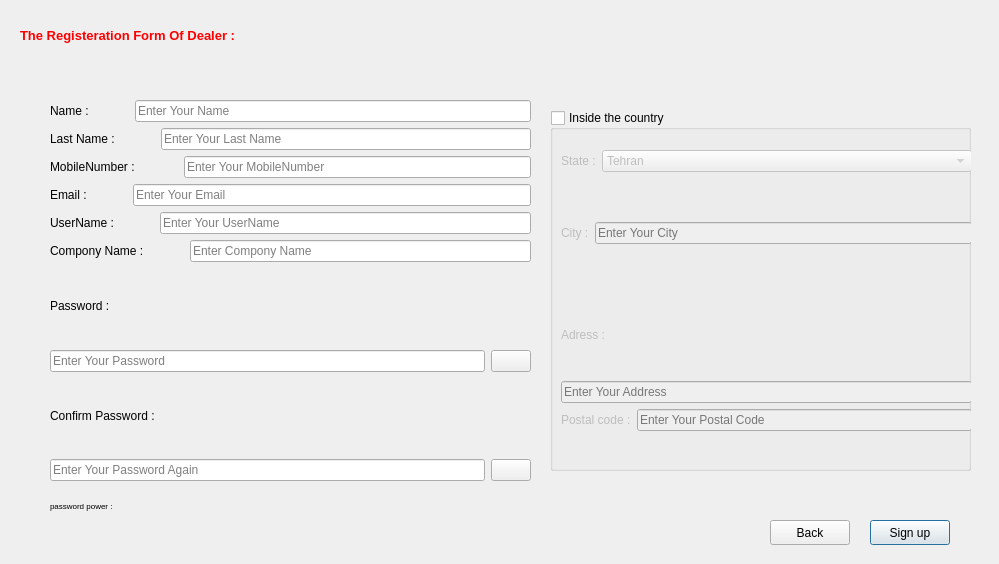
<?xml version="1.0" encoding="UTF-8"?>
<ui version="4.0">
 <class>signup_dealer</class>
 <widget class="QDialog" name="signup_dealer">
  <property name="geometry">
   <rect>
    <x>0</x>
    <y>0</y>
    <width>999</width>
    <height>564</height>
   </rect>
  </property>
  <property name="sizePolicy">
   <sizepolicy hsizetype="Fixed" vsizetype="Fixed">
    <horstretch>0</horstretch>
    <verstretch>0</verstretch>
   </sizepolicy>
  </property>
  <property name="windowTitle">
   <string>Dealer Form</string>
  </property>
  <property name="styleSheet">
   <string notr="true"/>
  </property>
  <widget class="QLabel" name="label">
   <property name="geometry">
    <rect>
     <x>20</x>
     <y>20</y>
     <width>321</width>
     <height>31</height>
    </rect>
   </property>
   <property name="font">
    <font>
     <pointsize>10</pointsize>
     <weight>75</weight>
     <bold>true</bold>
    </font>
   </property>
   <property name="styleSheet">
    <string notr="true">color: rgb(255, 0, 0);</string>
   </property>
   <property name="text">
    <string>The Registeration Form Of Dealer :</string>
   </property>
  </widget>
  <widget class="QPushButton" name="qpb_signup">
   <property name="geometry">
    <rect>
     <x>870</x>
     <y>520</y>
     <width>80</width>
     <height>25</height>
    </rect>
   </property>
   <property name="cursor">
    <cursorShape>PointingHandCursor</cursorShape>
   </property>
   <property name="text">
    <string>Sign up</string>
   </property>
  </widget>
  <widget class="QPushButton" name="qpb_back">
   <property name="geometry">
    <rect>
     <x>770</x>
     <y>520</y>
     <width>80</width>
     <height>25</height>
    </rect>
   </property>
   <property name="cursor">
    <cursorShape>PointingHandCursor</cursorShape>
   </property>
   <property name="text">
    <string>Back</string>
   </property>
  </widget>
  <widget class="QLabel" name="label_3">
   <property name="geometry">
    <rect>
     <x>530</x>
     <y>330</y>
     <width>55</width>
     <height>16</height>
    </rect>
   </property>
   <property name="text">
    <string/>
   </property>
  </widget>
  <widget class="QGroupBox" name="grb_inside">
   <property name="enabled">
    <bool>true</bool>
   </property>
   <property name="geometry">
    <rect>
     <x>550</x>
     <y>110</y>
     <width>421</width>
     <height>361</height>
    </rect>
   </property>
   <property name="title">
    <string>Inside the country</string>
   </property>
   <property name="flat">
    <bool>false</bool>
   </property>
   <property name="checkable">
    <bool>true</bool>
   </property>
   <property name="checked">
    <bool>false</bool>
   </property>
   <widget class="QWidget" name="layoutWidget">
    <property name="geometry">
     <rect>
      <x>11</x>
      <y>40</y>
      <width>411</width>
      <height>281</height>
     </rect>
    </property>
    <layout class="QGridLayout" name="gridLayout_3">
     <item row="0" column="0">
      <layout class="QGridLayout" name="gridLayout_2">
       <item row="1" column="0">
        <layout class="QFormLayout" name="formLayout_2">
         <item row="0" column="0">
          <widget class="QLabel" name="qlb_city">
           <property name="text">
            <string>City :</string>
           </property>
          </widget>
         </item>
         <item row="0" column="1">
          <widget class="QLineEdit" name="qle_city">
           <property name="placeholderText">
            <string>Enter Your City</string>
           </property>
          </widget>
         </item>
        </layout>
       </item>
       <item row="0" column="0">
        <layout class="QFormLayout" name="formLayout">
         <item row="0" column="0">
          <widget class="QLabel" name="qlb_state">
           <property name="text">
            <string>State :</string>
           </property>
          </widget>
         </item>
         <item row="0" column="1">
          <widget class="QComboBox" name="cmb_state">
           <item>
            <property name="text">
             <string>Tehran</string>
            </property>
           </item>
           <item>
            <property name="text">
             <string>Ardabil</string>
            </property>
           </item>
           <item>
            <property name="text">
             <string>Azerbaijan, East</string>
            </property>
           </item>
           <item>
            <property name="text">
             <string>Azerbaijan, West</string>
            </property>
           </item>
           <item>
            <property name="text">
             <string>Bushehr</string>
            </property>
           </item>
           <item>
            <property name="text">
             <string>Chahar Mahaal and Bakhtiari</string>
            </property>
           </item>
           <item>
            <property name="text">
             <string>Fars</string>
            </property>
           </item>
           <item>
            <property name="text">
             <string>Gilan</string>
            </property>
           </item>
           <item>
            <property name="text">
             <string>Golestan</string>
            </property>
           </item>
           <item>
            <property name="text">
             <string>Hamadan</string>
            </property>
           </item>
           <item>
            <property name="text">
             <string>Hormozgan</string>
            </property>
           </item>
           <item>
            <property name="text">
             <string>Ilam</string>
            </property>
           </item>
           <item>
            <property name="text">
             <string>Isfahan</string>
            </property>
           </item>
           <item>
            <property name="text">
             <string>Kerman</string>
            </property>
           </item>
           <item>
            <property name="text">
             <string>Kermanshah</string>
            </property>
           </item>
           <item>
            <property name="text">
             <string>Khorasan, North</string>
            </property>
           </item>
           <item>
            <property name="text">
             <string>Khorasan, Razavi</string>
            </property>
           </item>
           <item>
            <property name="text">
             <string>Khorasan, South</string>
            </property>
           </item>
           <item>
            <property name="text">
             <string>Khuzestan</string>
            </property>
           </item>
           <item>
            <property name="text">
             <string>Kohgiluyeh and Boyer-Ahmad</string>
            </property>
           </item>
           <item>
            <property name="text">
             <string>Kurdistan</string>
            </property>
           </item>
           <item>
            <property name="text">
             <string>Lorestan</string>
            </property>
           </item>
           <item>
            <property name="text">
             <string>Markazi</string>
            </property>
           </item>
           <item>
            <property name="text">
             <string>Mazandaran</string>
            </property>
           </item>
           <item>
            <property name="text">
             <string>Qazvin</string>
            </property>
           </item>
           <item>
            <property name="text">
             <string>Qom</string>
            </property>
           </item>
           <item>
            <property name="text">
             <string>Semnan</string>
            </property>
           </item>
           <item>
            <property name="text">
             <string>Sistan and Baluchestan</string>
            </property>
           </item>
           <item>
            <property name="text">
             <string>Alborz</string>
            </property>
           </item>
           <item>
            <property name="text">
             <string>Yazd</string>
            </property>
           </item>
           <item>
            <property name="text">
             <string>Zanjan</string>
            </property>
           </item>
          </widget>
         </item>
        </layout>
       </item>
      </layout>
     </item>
     <item row="1" column="0">
      <layout class="QVBoxLayout" name="verticalLayout">
       <item>
        <layout class="QGridLayout" name="gridLayout">
         <item row="0" column="0">
          <widget class="QLabel" name="qlb_adress">
           <property name="text">
            <string>Adress :</string>
           </property>
          </widget>
         </item>
         <item row="1" column="0">
          <widget class="QLineEdit" name="led_address">
           <property name="placeholderText">
            <string>Enter Your Address</string>
           </property>
          </widget>
         </item>
        </layout>
       </item>
       <item>
        <layout class="QHBoxLayout" name="horizontalLayout_10">
         <item>
          <widget class="QLabel" name="qlb_postalcode">
           <property name="text">
            <string>Postal code :</string>
           </property>
          </widget>
         </item>
         <item>
          <widget class="QLineEdit" name="led_postcode">
           <property name="placeholderText">
            <string>Enter Your Postal Code</string>
           </property>
          </widget>
         </item>
        </layout>
       </item>
      </layout>
     </item>
    </layout>
   </widget>
  </widget>
  <widget class="QLabel" name="qlb_password_power">
   <property name="geometry">
    <rect>
     <x>150</x>
     <y>500</y>
     <width>261</width>
     <height>32</height>
    </rect>
   </property>
   <property name="font">
    <font>
     <pointsize>9</pointsize>
     <weight>75</weight>
     <bold>true</bold>
    </font>
   </property>
   <property name="text">
    <string/>
   </property>
  </widget>
  <widget class="QLabel" name="label_2">
   <property name="geometry">
    <rect>
     <x>50</x>
     <y>490</y>
     <width>81</width>
     <height>32</height>
    </rect>
   </property>
   <property name="font">
    <font>
     <pointsize>6</pointsize>
    </font>
   </property>
   <property name="text">
    <string>password power :</string>
   </property>
  </widget>
  <widget class="QWidget" name="layoutWidget">
   <property name="geometry">
    <rect>
     <x>50</x>
     <y>100</y>
     <width>481</width>
     <height>381</height>
    </rect>
   </property>
   <layout class="QVBoxLayout" name="verticalLayout_2">
    <item>
     <layout class="QHBoxLayout" name="horizontalLayout">
      <item>
       <widget class="QLabel" name="qlb_name">
        <property name="font">
         <font>
          <pointsize>9</pointsize>
         </font>
        </property>
        <property name="text">
         <string>Name :</string>
        </property>
       </widget>
      </item>
      <item>
       <spacer name="horizontalSpacer">
        <property name="orientation">
         <enum>Qt::Horizontal</enum>
        </property>
        <property name="sizeType">
         <enum>QSizePolicy::Minimum</enum>
        </property>
        <property name="sizeHint" stdset="0">
         <size>
          <width>40</width>
          <height>20</height>
         </size>
        </property>
       </spacer>
      </item>
      <item>
       <widget class="QLineEdit" name="qle_name">
        <property name="placeholderText">
         <string>Enter Your Name</string>
        </property>
       </widget>
      </item>
     </layout>
    </item>
    <item>
     <layout class="QHBoxLayout" name="horizontalLayout_2">
      <item>
       <widget class="QLabel" name="qlb_lastname">
        <property name="font">
         <font>
          <pointsize>9</pointsize>
         </font>
        </property>
        <property name="text">
         <string>Last Name :</string>
        </property>
       </widget>
      </item>
      <item>
       <spacer name="horizontalSpacer_2">
        <property name="orientation">
         <enum>Qt::Horizontal</enum>
        </property>
        <property name="sizeType">
         <enum>QSizePolicy::Minimum</enum>
        </property>
        <property name="sizeHint" stdset="0">
         <size>
          <width>40</width>
          <height>20</height>
         </size>
        </property>
       </spacer>
      </item>
      <item>
       <widget class="QLineEdit" name="qle_lastname">
        <property name="placeholderText">
         <string>Enter Your Last Name</string>
        </property>
       </widget>
      </item>
     </layout>
    </item>
    <item>
     <layout class="QHBoxLayout" name="horizontalLayout_3">
      <item>
       <widget class="QLabel" name="lbl_mobilenumber">
        <property name="font">
         <font>
          <pointsize>9</pointsize>
         </font>
        </property>
        <property name="text">
         <string>MobileNumber : </string>
        </property>
       </widget>
      </item>
      <item>
       <spacer name="horizontalSpacer_3">
        <property name="orientation">
         <enum>Qt::Horizontal</enum>
        </property>
        <property name="sizeType">
         <enum>QSizePolicy::Minimum</enum>
        </property>
        <property name="sizeHint" stdset="0">
         <size>
          <width>40</width>
          <height>20</height>
         </size>
        </property>
       </spacer>
      </item>
      <item>
       <widget class="QLineEdit" name="led_mobilenumber">
        <property name="placeholderText">
         <string>Enter Your MobileNumber</string>
        </property>
       </widget>
      </item>
     </layout>
    </item>
    <item>
     <layout class="QHBoxLayout" name="horizontalLayout_4">
      <item>
       <widget class="QLabel" name="qlb_email">
        <property name="font">
         <font>
          <pointsize>9</pointsize>
         </font>
        </property>
        <property name="text">
         <string>Email :</string>
        </property>
       </widget>
      </item>
      <item>
       <spacer name="horizontalSpacer_4">
        <property name="orientation">
         <enum>Qt::Horizontal</enum>
        </property>
        <property name="sizeType">
         <enum>QSizePolicy::Minimum</enum>
        </property>
        <property name="sizeHint" stdset="0">
         <size>
          <width>40</width>
          <height>20</height>
         </size>
        </property>
       </spacer>
      </item>
      <item>
       <widget class="QLineEdit" name="qle_email">
        <property name="placeholderText">
         <string>Enter Your Email</string>
        </property>
       </widget>
      </item>
     </layout>
    </item>
    <item>
     <layout class="QHBoxLayout" name="horizontalLayout_5">
      <item>
       <widget class="QLabel" name="qlb_username">
        <property name="font">
         <font>
          <pointsize>9</pointsize>
         </font>
        </property>
        <property name="text">
         <string>UserName :</string>
        </property>
       </widget>
      </item>
      <item>
       <spacer name="horizontalSpacer_5">
        <property name="orientation">
         <enum>Qt::Horizontal</enum>
        </property>
        <property name="sizeType">
         <enum>QSizePolicy::Minimum</enum>
        </property>
        <property name="sizeHint" stdset="0">
         <size>
          <width>40</width>
          <height>20</height>
         </size>
        </property>
       </spacer>
      </item>
      <item>
       <widget class="QLineEdit" name="qle_username">
        <property name="placeholderText">
         <string>Enter Your UserName</string>
        </property>
       </widget>
      </item>
     </layout>
    </item>
    <item>
     <layout class="QHBoxLayout" name="horizontalLayout_8">
      <item>
       <widget class="QLabel" name="qlb_name_2">
        <property name="font">
         <font>
          <pointsize>9</pointsize>
         </font>
        </property>
        <property name="text">
         <string>Compony Name :</string>
        </property>
       </widget>
      </item>
      <item>
       <spacer name="horizontalSpacer_6">
        <property name="orientation">
         <enum>Qt::Horizontal</enum>
        </property>
        <property name="sizeType">
         <enum>QSizePolicy::Minimum</enum>
        </property>
        <property name="sizeHint" stdset="0">
         <size>
          <width>40</width>
          <height>20</height>
         </size>
        </property>
       </spacer>
      </item>
      <item>
       <widget class="QLineEdit" name="qle_compony_name">
        <property name="placeholderText">
         <string>Enter Compony Name</string>
        </property>
       </widget>
      </item>
     </layout>
    </item>
    <item>
     <widget class="QLabel" name="qlb_password">
      <property name="font">
       <font>
        <pointsize>9</pointsize>
       </font>
      </property>
      <property name="text">
       <string>Password :</string>
      </property>
     </widget>
    </item>
    <item>
     <layout class="QHBoxLayout" name="horizontalLayout_6">
      <item>
       <widget class="QLineEdit" name="qle_password">
        <property name="echoMode">
         <enum>QLineEdit::Password</enum>
        </property>
        <property name="placeholderText">
         <string>Enter Your Password</string>
        </property>
       </widget>
      </item>
      <item>
       <widget class="QPushButton" name="qpb_show_password1">
        <property name="text">
         <string/>
        </property>
        <property name="icon">
         <iconset resource="files.qrc">
          <normaloff>:/icon/images/icons8-eye-90.png</normaloff>:/icon/images/icons8-eye-90.png</iconset>
        </property>
        <property name="checkable">
         <bool>true</bool>
        </property>
       </widget>
      </item>
     </layout>
    </item>
    <item>
     <widget class="QLabel" name="qlb_password_2">
      <property name="font">
       <font>
        <pointsize>9</pointsize>
       </font>
      </property>
      <property name="text">
       <string>Confirm Password :</string>
      </property>
     </widget>
    </item>
    <item>
     <layout class="QHBoxLayout" name="horizontalLayout_7">
      <item>
       <widget class="QLineEdit" name="qle_password2">
        <property name="echoMode">
         <enum>QLineEdit::Password</enum>
        </property>
        <property name="placeholderText">
         <string>Enter Your Password Again</string>
        </property>
       </widget>
      </item>
      <item>
       <widget class="QPushButton" name="qpb_show_password2">
        <property name="text">
         <string/>
        </property>
        <property name="icon">
         <iconset resource="files.qrc">
          <normaloff>:/icon/images/icons8-eye-90.png</normaloff>:/icon/images/icons8-eye-90.png</iconset>
        </property>
        <property name="checkable">
         <bool>true</bool>
        </property>
       </widget>
      </item>
     </layout>
    </item>
   </layout>
  </widget>
 </widget>
 <resources>
  <include location="files.qrc"/>
 </resources>
 <connections/>
</ui>
